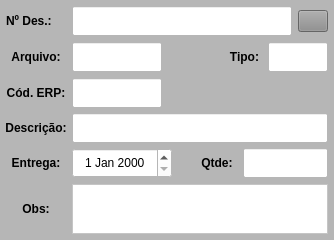
           <widget class="QWidget" name="widget_2" native="true">
            <property name="minimumSize">
             <size>
              <width>0</width>
              <height>240</height>
             </size>
            </property>
            <property name="maximumSize">
             <size>
              <width>16777215</width>
              <height>240</height>
             </size>
            </property>
            <property name="styleSheet">
             <string notr="true">background-color: rgb(182, 182, 182);</string>
            </property>
            <layout class="QVBoxLayout" name="verticalLayout_4">
             <property name="leftMargin">
              <number>6</number>
             </property>
             <property name="topMargin">
              <number>6</number>
             </property>
             <property name="rightMargin">
              <number>6</number>
             </property>
             <property name="bottomMargin">
              <number>6</number>
             </property>
             <item>
              <widget class="QWidget" name="widget_40" native="true">
               <property name="minimumSize">
                <size>
                 <width>0</width>
                 <height>30</height>
                </size>
               </property>
               <property name="maximumSize">
                <size>
                 <width>16777215</width>
                 <height>30</height>
                </size>
               </property>
               <property name="styleSheet">
                <string notr="true"/>
               </property>
               <layout class="QHBoxLayout" name="horizontalLayout_35">
                <property name="spacing">
                 <number>6</number>
                </property>
                <property name="leftMargin">
                 <number>0</number>
                </property>
                <property name="topMargin">
                 <number>0</number>
                </property>
                <property name="rightMargin">
                 <number>0</number>
                </property>
                <property name="bottomMargin">
                 <number>0</number>
                </property>
                <item>
                 <widget class="QLabel" name="label_65">
                  <property name="minimumSize">
                   <size>
                    <width>60</width>
                    <height>0</height>
                   </size>
                  </property>
                  <property name="maximumSize">
                   <size>
                    <width>60</width>
                    <height>16777215</height>
                   </size>
                  </property>
                  <property name="font">
                   <font>
                    <pointsize>9</pointsize>
                    <weight>75</weight>
                    <bold>true</bold>
                   </font>
                  </property>
                  <property name="text">
                   <string>Nº Des.:</string>
                  </property>
                  <property name="alignment">
                   <set>Qt::AlignLeading|Qt::AlignLeft|Qt::AlignVCenter</set>
                  </property>
                 </widget>
                </item>
                <item>
                 <widget class="QLineEdit" name="line_Num_Desenho">
                  <property name="sizePolicy">
                   <sizepolicy hsizetype="Preferred" vsizetype="Preferred">
                    <horstretch>0</horstretch>
                    <verstretch>0</verstretch>
                   </sizepolicy>
                  </property>
                  <property name="minimumSize">
                   <size>
                    <width>0</width>
                    <height>0</height>
                   </size>
                  </property>
                  <property name="maximumSize">
                   <size>
                    <width>16777215</width>
                    <height>16777215</height>
                   </size>
                  </property>
                  <property name="font">
                   <font>
                    <pointsize>9</pointsize>
                   </font>
                  </property>
                  <property name="styleSheet">
                   <string notr="true">background-color: rgb(255, 255, 255);</string>
                  </property>
                  <property name="alignment">
                   <set>Qt::AlignCenter</set>
                  </property>
                 </widget>
                </item>
                <item>
                 <widget class="QPushButton" name="btn_Lupa">
                  <property name="sizePolicy">
                   <sizepolicy hsizetype="Preferred" vsizetype="Preferred">
                    <horstretch>0</horstretch>
                    <verstretch>0</verstretch>
                   </sizepolicy>
                  </property>
                  <property name="minimumSize">
                   <size>
                    <width>30</width>
                    <height>22</height>
                   </size>
                  </property>
                  <property name="maximumSize">
                   <size>
                    <width>30</width>
                    <height>22</height>
                   </size>
                  </property>
                  <property name="font">
                   <font>
                    <pointsize>9</pointsize>
                    <weight>75</weight>
                    <bold>true</bold>
                   </font>
                  </property>
                  <property name="cursor">
                   <cursorShape>PointingHandCursor</cursorShape>
                  </property>
                  <property name="layoutDirection">
                   <enum>Qt::LeftToRight</enum>
                  </property>
                  <property name="autoFillBackground">
                   <bool>false</bool>
                  </property>
                  <property name="styleSheet">
                   <string notr="true">background-color: rgb(141, 141, 141);</string>
                  </property>
                  <property name="text">
                   <string/>
                  </property>
                  <property name="icon">
                   <iconset>
                    <normaloff>../arquivos/icones/lupa.png</normaloff>../arquivos/icones/lupa.png</iconset>
                  </property>
                  <property name="iconSize">
                   <size>
                    <width>20</width>
                    <height>20</height>
                   </size>
                  </property>
                  <property name="checkable">
                   <bool>false</bool>
                  </property>
                  <property name="autoDefault">
                   <bool>false</bool>
                  </property>
                  <property name="default">
                   <bool>false</bool>
                  </property>
                  <property name="flat">
                   <bool>false</bool>
                  </property>
                 </widget>
                </item>
               </layout>
              </widget>
             </item>
             <item>
              <widget class="QWidget" name="widget_dados_arq" native="true">
               <layout class="QVBoxLayout" name="verticalLayout_6">
                <property name="leftMargin">
                 <number>0</number>
                </property>
                <property name="topMargin">
                 <number>0</number>
                </property>
                <property name="rightMargin">
                 <number>0</number>
                </property>
                <property name="bottomMargin">
                 <number>0</number>
                </property>
                <item>
                 <widget class="QWidget" name="widget_30" native="true">
                  <property name="minimumSize">
                   <size>
                    <width>0</width>
                    <height>30</height>
                   </size>
                  </property>
                  <property name="maximumSize">
                   <size>
                    <width>16777215</width>
                    <height>30</height>
                   </size>
                  </property>
                  <property name="styleSheet">
                   <string notr="true"/>
                  </property>
                  <layout class="QHBoxLayout" name="horizontalLayout_26">
                   <property name="spacing">
                    <number>6</number>
                   </property>
                   <property name="leftMargin">
                    <number>0</number>
                   </property>
                   <property name="topMargin">
                    <number>0</number>
                   </property>
                   <property name="rightMargin">
                    <number>0</number>
                   </property>
                   <property name="bottomMargin">
                    <number>0</number>
                   </property>
                   <item>
                    <widget class="QLabel" name="label_66">
                     <property name="minimumSize">
                      <size>
                       <width>60</width>
                       <height>0</height>
                      </size>
                     </property>
                     <property name="maximumSize">
                      <size>
                       <width>60</width>
                       <height>16777215</height>
                      </size>
                     </property>
                     <property name="font">
                      <font>
                       <pointsize>9</pointsize>
                       <weight>75</weight>
                       <bold>true</bold>
                      </font>
                     </property>
                     <property name="text">
                      <string>Arquivo:</string>
                     </property>
                     <property name="alignment">
                      <set>Qt::AlignCenter</set>
                     </property>
                    </widget>
                   </item>
                   <item>
                    <widget class="QLineEdit" name="line_Cod_Arq">
                     <property name="sizePolicy">
                      <sizepolicy hsizetype="Preferred" vsizetype="Preferred">
                       <horstretch>0</horstretch>
                       <verstretch>0</verstretch>
                      </sizepolicy>
                     </property>
                     <property name="minimumSize">
                      <size>
                       <width>90</width>
                       <height>0</height>
                      </size>
                     </property>
                     <property name="maximumSize">
                      <size>
                       <width>90</width>
                       <height>16777215</height>
                      </size>
                     </property>
                     <property name="font">
                      <font>
                       <pointsize>9</pointsize>
                      </font>
                     </property>
                     <property name="styleSheet">
                      <string notr="true">background-color: rgb(255, 255, 255);</string>
                     </property>
                     <property name="alignment">
                      <set>Qt::AlignCenter</set>
                     </property>
                     <property name="readOnly">
                      <bool>true</bool>
                     </property>
                    </widget>
                   </item>
                   <item>
                    <widget class="QLabel" name="label">
                     <property name="text">
                      <string/>
                     </property>
                    </widget>
                   </item>
                   <item>
                    <widget class="QLabel" name="label_38">
                     <property name="minimumSize">
                      <size>
                       <width>35</width>
                       <height>0</height>
                      </size>
                     </property>
                     <property name="maximumSize">
                      <size>
                       <width>35</width>
                       <height>16777215</height>
                      </size>
                     </property>
                     <property name="font">
                      <font>
                       <pointsize>9</pointsize>
                       <weight>75</weight>
                       <bold>true</bold>
                      </font>
                     </property>
                     <property name="text">
                      <string>Tipo:</string>
                     </property>
                     <property name="alignment">
                      <set>Qt::AlignCenter</set>
                     </property>
                    </widget>
                   </item>
                   <item>
                    <widget class="QLineEdit" name="line_Tipo">
                     <property name="sizePolicy">
                      <sizepolicy hsizetype="Preferred" vsizetype="Preferred">
                       <horstretch>0</horstretch>
                       <verstretch>0</verstretch>
                      </sizepolicy>
                     </property>
                     <property name="minimumSize">
                      <size>
                       <width>60</width>
                       <height>0</height>
                      </size>
                     </property>
                     <property name="maximumSize">
                      <size>
                       <width>60</width>
                       <height>16777215</height>
                      </size>
                     </property>
                     <property name="font">
                      <font>
                       <pointsize>9</pointsize>
                      </font>
                     </property>
                     <property name="cursor">
                      <cursorShape>IBeamCursor</cursorShape>
                     </property>
                     <property name="styleSheet">
                      <string notr="true">background-color: rgb(255, 255, 255);</string>
                     </property>
                     <property name="inputMask">
                      <string/>
                     </property>
                     <property name="text">
                      <string/>
                     </property>
                     <property name="frame">
                      <bool>true</bool>
                     </property>
                     <property name="echoMode">
                      <enum>QLineEdit::Normal</enum>
                     </property>
                     <property name="alignment">
                      <set>Qt::AlignCenter</set>
                     </property>
                     <property name="readOnly">
                      <bool>true</bool>
                     </property>
                     <property name="placeholderText">
                      <string/>
                     </property>
                    </widget>
                   </item>
                  </layout>
                 </widget>
                </item>
                <item>
                 <widget class="QWidget" name="widget_33" native="true">
                  <property name="minimumSize">
                   <size>
                    <width>0</width>
                    <height>30</height>
                   </size>
                  </property>
                  <property name="maximumSize">
                   <size>
                    <width>16777215</width>
                    <height>30</height>
                   </size>
                  </property>
                  <property name="styleSheet">
                   <string notr="true"/>
                  </property>
                  <layout class="QHBoxLayout" name="horizontalLayout_29">
                   <property name="spacing">
                    <number>6</number>
                   </property>
                   <property name="leftMargin">
                    <number>0</number>
                   </property>
                   <property name="topMargin">
                    <number>0</number>
                   </property>
                   <property name="rightMargin">
                    <number>0</number>
                   </property>
                   <property name="bottomMargin">
                    <number>0</number>
                   </property>
                   <item>
                    <widget class="QLabel" name="label_40">
                     <property name="minimumSize">
                      <size>
                       <width>60</width>
                       <height>0</height>
                      </size>
                     </property>
                     <property name="maximumSize">
                      <size>
                       <width>60</width>
                       <height>16777215</height>
                      </size>
                     </property>
                     <property name="font">
                      <font>
                       <pointsize>9</pointsize>
                       <weight>75</weight>
                       <bold>true</bold>
                      </font>
                     </property>
                     <property name="text">
                      <string>Cód. ERP:</string>
                     </property>
                     <property name="alignment">
                      <set>Qt::AlignCenter</set>
                     </property>
                    </widget>
                   </item>
                   <item>
                    <widget class="QLineEdit" name="line_Cod_ERP">
                     <property name="sizePolicy">
                      <sizepolicy hsizetype="Preferred" vsizetype="Preferred">
                       <horstretch>0</horstretch>
                       <verstretch>0</verstretch>
                      </sizepolicy>
                     </property>
                     <property name="minimumSize">
                      <size>
                       <width>90</width>
                       <height>0</height>
                      </size>
                     </property>
                     <property name="maximumSize">
                      <size>
                       <width>90</width>
                       <height>16777215</height>
                      </size>
                     </property>
                     <property name="font">
                      <font>
                       <pointsize>9</pointsize>
                      </font>
                     </property>
                     <property name="cursor">
                      <cursorShape>IBeamCursor</cursorShape>
                     </property>
                     <property name="styleSheet">
                      <string notr="true">background-color: rgb(255, 255, 255);</string>
                     </property>
                     <property name="inputMask">
                      <string/>
                     </property>
                     <property name="text">
                      <string/>
                     </property>
                     <property name="frame">
                      <bool>true</bool>
                     </property>
                     <property name="echoMode">
                      <enum>QLineEdit::Normal</enum>
                     </property>
                     <property name="alignment">
                      <set>Qt::AlignCenter</set>
                     </property>
                     <property name="readOnly">
                      <bool>true</bool>
                     </property>
                     <property name="placeholderText">
                      <string/>
                     </property>
                    </widget>
                   </item>
                   <item>
                    <widget class="QLabel" name="label_3">
                     <property name="text">
                      <string/>
                     </property>
                    </widget>
                   </item>
                  </layout>
                 </widget>
                </item>
                <item>
                 <widget class="QWidget" name="widget_32" native="true">
                  <property name="minimumSize">
                   <size>
                    <width>0</width>
                    <height>30</height>
                   </size>
                  </property>
                  <property name="maximumSize">
                   <size>
                    <width>16777215</width>
                    <height>30</height>
                   </size>
                  </property>
                  <property name="styleSheet">
                   <string notr="true"/>
                  </property>
                  <layout class="QHBoxLayout" name="horizontalLayout_28">
                   <property name="spacing">
                    <number>6</number>
                   </property>
                   <property name="leftMargin">
                    <number>0</number>
                   </property>
                   <property name="topMargin">
                    <number>0</number>
                   </property>
                   <property name="rightMargin">
                    <number>0</number>
                   </property>
                   <property name="bottomMargin">
                    <number>0</number>
                   </property>
                   <item>
                    <widget class="QLabel" name="label_39">
                     <property name="minimumSize">
                      <size>
                       <width>60</width>
                       <height>0</height>
                      </size>
                     </property>
                     <property name="maximumSize">
                      <size>
                       <width>60</width>
                       <height>16777215</height>
                      </size>
                     </property>
                     <property name="font">
                      <font>
                       <pointsize>9</pointsize>
                       <weight>75</weight>
                       <bold>true</bold>
                      </font>
                     </property>
                     <property name="text">
                      <string>Descrição:</string>
                     </property>
                     <property name="alignment">
                      <set>Qt::AlignCenter</set>
                     </property>
                    </widget>
                   </item>
                   <item>
                    <widget class="QLineEdit" name="line_Descricao">
                     <property name="sizePolicy">
                      <sizepolicy hsizetype="Preferred" vsizetype="Preferred">
                       <horstretch>0</horstretch>
                       <verstretch>0</verstretch>
                      </sizepolicy>
                     </property>
                     <property name="minimumSize">
                      <size>
                       <width>0</width>
                       <height>0</height>
                      </size>
                     </property>
                     <property name="maximumSize">
                      <size>
                       <width>16777215</width>
                       <height>16777215</height>
                      </size>
                     </property>
                     <property name="font">
                      <font>
                       <pointsize>9</pointsize>
                      </font>
                     </property>
                     <property name="cursor">
                      <cursorShape>IBeamCursor</cursorShape>
                     </property>
                     <property name="styleSheet">
                      <string notr="true">background-color: rgb(255, 255, 255);</string>
                     </property>
                     <property name="inputMask">
                      <string/>
                     </property>
                     <property name="text">
                      <string/>
                     </property>
                     <property name="frame">
                      <bool>true</bool>
                     </property>
                     <property name="echoMode">
                      <enum>QLineEdit::Normal</enum>
                     </property>
                     <property name="alignment">
                      <set>Qt::AlignCenter</set>
                     </property>
                     <property name="readOnly">
                      <bool>true</bool>
                     </property>
                     <property name="placeholderText">
                      <string/>
                     </property>
                    </widget>
                   </item>
                  </layout>
                 </widget>
                </item>
               </layout>
              </widget>
             </item>
             <item>
              <widget class="QWidget" name="widget_29" native="true">
               <property name="minimumSize">
                <size>
                 <width>0</width>
                 <height>30</height>
                </size>
               </property>
               <property name="maximumSize">
                <size>
                 <width>16777215</width>
                 <height>30</height>
                </size>
               </property>
               <property name="styleSheet">
                <string notr="true"/>
               </property>
               <layout class="QHBoxLayout" name="horizontalLayout_25">
                <property name="spacing">
                 <number>6</number>
                </property>
                <property name="leftMargin">
                 <number>0</number>
                </property>
                <property name="topMargin">
                 <number>0</number>
                </property>
                <property name="rightMargin">
                 <number>0</number>
                </property>
                <property name="bottomMargin">
                 <number>0</number>
                </property>
                <item>
                 <widget class="QLabel" name="label_63">
                  <property name="minimumSize">
                   <size>
                    <width>60</width>
                    <height>0</height>
                   </size>
                  </property>
                  <property name="maximumSize">
                   <size>
                    <width>60</width>
                    <height>16777215</height>
                   </size>
                  </property>
                  <property name="font">
                   <font>
                    <pointsize>9</pointsize>
                    <weight>75</weight>
                    <bold>true</bold>
                   </font>
                  </property>
                  <property name="text">
                   <string>Entrega:</string>
                  </property>
                  <property name="alignment">
                   <set>Qt::AlignCenter</set>
                  </property>
                 </widget>
                </item>
                <item>
                 <widget class="QDateEdit" name="date_Entrega">
                  <property name="sizePolicy">
                   <sizepolicy hsizetype="Preferred" vsizetype="Preferred">
                    <horstretch>0</horstretch>
                    <verstretch>0</verstretch>
                   </sizepolicy>
                  </property>
                  <property name="minimumSize">
                   <size>
                    <width>100</width>
                    <height>0</height>
                   </size>
                  </property>
                  <property name="maximumSize">
                   <size>
                    <width>100</width>
                    <height>16777215</height>
                   </size>
                  </property>
                  <property name="font">
                   <font>
                    <pointsize>9</pointsize>
                   </font>
                  </property>
                  <property name="styleSheet">
                   <string notr="true">background-color: rgb(255, 255, 255);</string>
                  </property>
                  <property name="alignment">
                   <set>Qt::AlignCenter</set>
                  </property>
                 </widget>
                </item>
                <item>
                 <widget class="QLabel" name="label_2">
                  <property name="text">
                   <string/>
                  </property>
                 </widget>
                </item>
                <item>
                 <widget class="QLabel" name="label_37">
                  <property name="minimumSize">
                   <size>
                    <width>40</width>
                    <height>0</height>
                   </size>
                  </property>
                  <property name="maximumSize">
                   <size>
                    <width>40</width>
                    <height>16777215</height>
                   </size>
                  </property>
                  <property name="font">
                   <font>
                    <pointsize>9</pointsize>
                    <weight>75</weight>
                    <bold>true</bold>
                   </font>
                  </property>
                  <property name="text">
                   <string>Qtde:</string>
                  </property>
                  <property name="alignment">
                   <set>Qt::AlignCenter</set>
                  </property>
                 </widget>
                </item>
                <item>
                 <widget class="QLineEdit" name="line_Qtde">
                  <property name="sizePolicy">
                   <sizepolicy hsizetype="Preferred" vsizetype="Preferred">
                    <horstretch>0</horstretch>
                    <verstretch>0</verstretch>
                   </sizepolicy>
                  </property>
                  <property name="minimumSize">
                   <size>
                    <width>85</width>
                    <height>0</height>
                   </size>
                  </property>
                  <property name="maximumSize">
                   <size>
                    <width>85</width>
                    <height>16777215</height>
                   </size>
                  </property>
                  <property name="font">
                   <font>
                    <pointsize>9</pointsize>
                   </font>
                  </property>
                  <property name="cursor">
                   <cursorShape>IBeamCursor</cursorShape>
                  </property>
                  <property name="styleSheet">
                   <string notr="true">background-color: rgb(255, 255, 255);</string>
                  </property>
                  <property name="inputMask">
                   <string/>
                  </property>
                  <property name="text">
                   <string/>
                  </property>
                  <property name="frame">
                   <bool>true</bool>
                  </property>
                  <property name="echoMode">
                   <enum>QLineEdit::Normal</enum>
                  </property>
                  <property name="alignment">
                   <set>Qt::AlignCenter</set>
                  </property>
                  <property name="placeholderText">
                   <string/>
                  </property>
                 </widget>
                </item>
               </layout>
              </widget>
             </item>
             <item>
              <widget class="QWidget" name="widget_24" native="true">
               <property name="minimumSize">
                <size>
                 <width>0</width>
                 <height>50</height>
                </size>
               </property>
               <property name="maximumSize">
                <size>
                 <width>16777215</width>
                 <height>50</height>
                </size>
               </property>
               <property name="styleSheet">
                <string notr="true"/>
               </property>
               <layout class="QHBoxLayout" name="horizontalLayout_33">
                <property name="spacing">
                 <number>6</number>
                </property>
                <property name="leftMargin">
                 <number>0</number>
                </property>
                <property name="topMargin">
                 <number>0</number>
                </property>
                <property name="rightMargin">
                 <number>0</number>
                </property>
                <property name="bottomMargin">
                 <number>0</number>
                </property>
                <item>
                 <widget class="QLabel" name="label_67">
                  <property name="minimumSize">
                   <size>
                    <width>60</width>
                    <height>0</height>
                   </size>
                  </property>
                  <property name="maximumSize">
                   <size>
                    <width>60</width>
                    <height>16777215</height>
                   </size>
                  </property>
                  <property name="font">
                   <font>
                    <pointsize>9</pointsize>
                    <weight>75</weight>
                    <bold>true</bold>
                   </font>
                  </property>
                  <property name="text">
                   <string>Obs:</string>
                  </property>
                  <property name="alignment">
                   <set>Qt::AlignCenter</set>
                  </property>
                 </widget>
                </item>
                <item>
                 <widget class="QPlainTextEdit" name="plain_Obs">
                  <property name="sizePolicy">
                   <sizepolicy hsizetype="Preferred" vsizetype="Preferred">
                    <horstretch>0</horstretch>
                    <verstretch>0</verstretch>
                   </sizepolicy>
                  </property>
                  <property name="font">
                   <font>
                    <pointsize>9</pointsize>
                   </font>
                  </property>
                  <property name="styleSheet">
                   <string notr="true">background-color: rgb(255, 255, 255);</string>
                  </property>
                 </widget>
                </item>
               </layout>
              </widget>
             </item>
            </layout>
           </widget>
